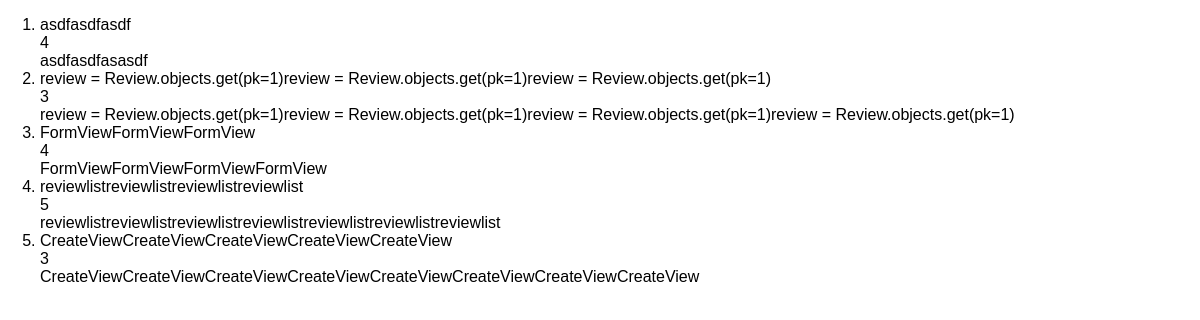
/reviewlist, run on the app's committed database.
### formsapp/models.py (models this page shows)
class Review(models.Model):
    name = models.CharField(max_length=100)
    review = models.TextField(max_length=500)
    rating = models.IntegerField()

### formsapp/views.py (the view)
# urls.py: path('reviewlist', ReviewListView.as_view()),
class ReviewListView(ListView):
    template_name = 'formsapp/review_list.html'
    model = Review
    context_object_name = "reviews"

### formsapp/templates/formsapp/review_list.html (shortened to what this page needs)
{% extends 'formsapp/base.html' %}
{% block content %}
    <ol>
    {% for review in reviews %}
        <li>
            {{ review.name }}<br/>
            {{ review.rating }}<br/>
            {{ review.review }}<br/>
        </li>
    {% endfor %}
    </ol>
{% endblock  %}

### formsapp/templates/formsapp/base.html (shortened to what this page needs)
{% load static %}
<!DOCTYPE html>
<html lang="en">
<head>
    <link rel='stylesheet' href="{% static 'styles.css' %}">
</head>
<body>
    {% block content %}
    {% endblock %}
</body>
</html>

### formsapp/static/styles.css (style rules this page uses)
body { font-family: sans-serif; margin: 0; }

### data on the page
Review: name "asdfasdfasdf", rating "4", review "asdfasdfasasdf"
Review: name "review = Review.objects.get(pk=1)review = Review.objects.get(pk=1)review = Review.objects.get(pk=1)", rating "3", review "review = Review.objects.get(pk=1)review = Review.objects.get(pk=1)review = Review.objects.get(pk=1)review = Review.objects.get(pk=1)"
Review: name "FormViewFormViewFormView", rating "4", review "FormViewFormViewFormViewFormView"
Review: name "reviewlistreviewlistreviewlistreviewlist", rating "5", review "reviewlistreviewlistreviewlistreviewlistreviewlistreviewlistreviewlist"
Review: name "CreateViewCreateViewCreateViewCreateViewCreateView", rating "3", review "CreateViewCreateViewCreateViewCreateViewCreateViewCreateViewCreateViewCreateView"
